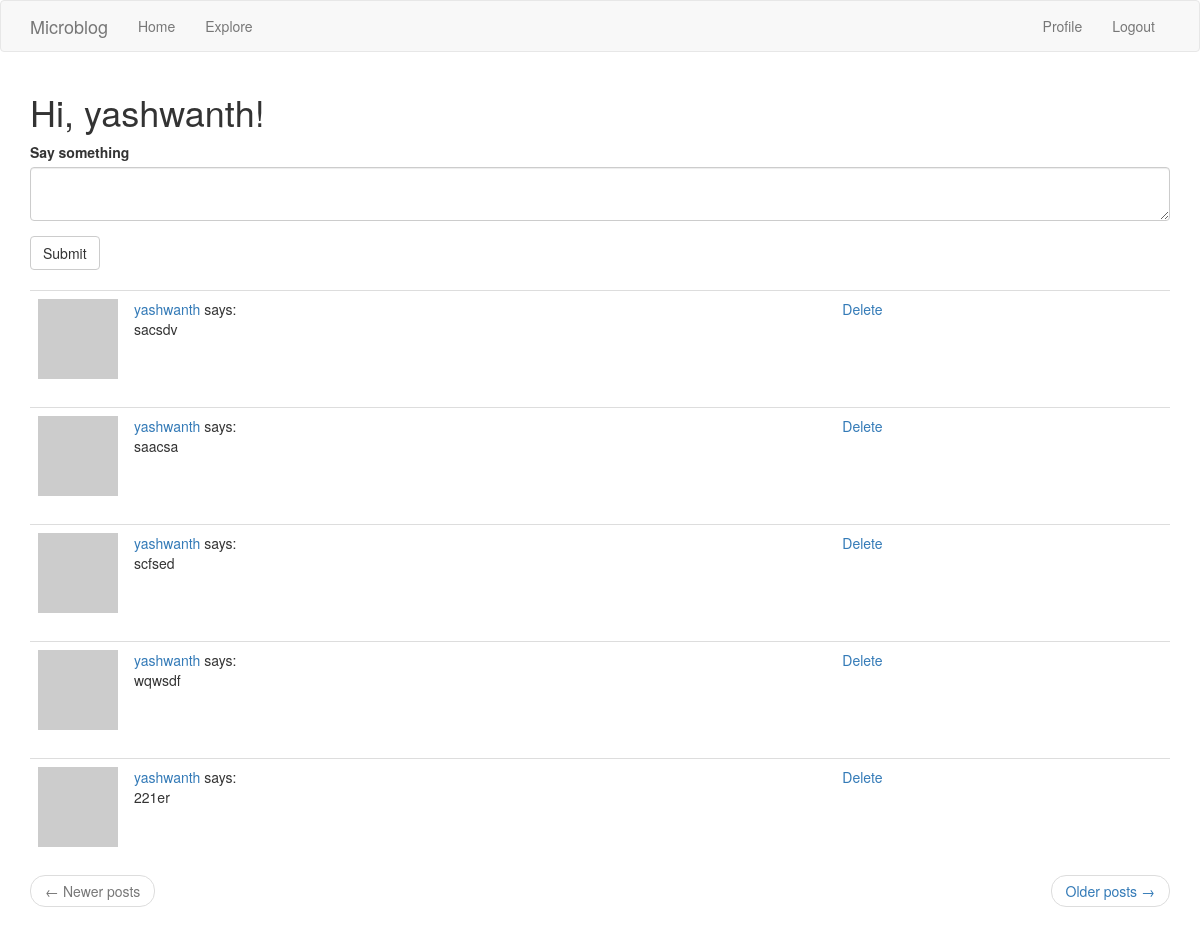
Page /index (signed in) on the committed database.
### app/models.py (models this page shows, shortened)
class User(UserMixin, db.Model):
    id = db.Column(db.Integer, primary_key=True)
    username = db.Column(db.String(64), index=True, unique=True)
    email = db.Column(db.String(120), index=True, unique=True)
    password_hash = db.Column(db.String(128))
    posts = db.relationship('Post', backref='author', lazy='dynamic')
    about_me = db.Column(db.String(140))
    last_seen = db.Column(db.DateTime, default=datetime.utcnow)
    followed = db.relationship(
        'User', secondary=followers,
        primaryjoin=(followers.c.follower_id == id),
        secondaryjoin=(followers.c.followed_id == id),
        backref=db.backref('followers', lazy='dynamic'), lazy='dynamic')
    def avatar(self, size):
        digest = md5(self.email.lower().encode('utf-8')).hexdigest()
        return 'https://www.gravatar.com/avatar/{}?d=identicon&s={}'.format(
            digest, size)
    def followed_posts(self):
        followed = Post.query.join(
            followers, (followers.c.followed_id == Post.user_id)).filter(
                followers.c.follower_id == self.id)
        own = Post.query.filter_by(user_id=self.id)
        return followed.union(own).order_by(Post.timestamp.desc())

class Post(db.Model):
    __searchable__ = ['body']
    id = db.Column(db.Integer, primary_key=True)
    body = db.Column(db.String(140))
    timestamp = db.Column(db.DateTime, index=True, default=datetime.utcnow)
    user_id = db.Column(db.Integer, db.ForeignKey('user.id'))

### app/routes.py (the view)
@app.route('/', methods=['GET', 'POST'])
@app.route('/index', methods=['GET', 'POST'])
@login_required
def index():
    form = PostForm()
    if form.validate_on_submit():
        post = Post(body=form.post.data, author=current_user)
        db.session.add(post)
        db.session.commit()
        flash('Your post is now live!')
        return redirect(url_for('index'))
    page = request.args.get('page', 1, type=int)
    posts = current_user.followed_posts().paginate(
        page, app.config['POSTS_PER_PAGE'], False)
    next_url = url_for('index', page=posts.next_num) \
        if posts.has_next else None
    prev_url = url_for('index', page=posts.prev_num) \
        if posts.has_prev else None
    return render_template('index.html', title='Home', form=form,
                           posts=posts.items, next_url=next_url,
                           prev_url=prev_url)

### app/forms.py
class PostForm(FlaskForm):
    post = TextAreaField('Say something', validators=[DataRequired()])
    submit = SubmitField('Submit')

### app/models.py (called while the page is built)
@login.user_loader
def load_user(id):
    return User.query.get(int(id))

### app/routes.py (called while the page is built)
@app.before_request
def before_request():
    if current_user.is_authenticated:
        current_user.last_seen = datetime.utcnow()
        db.session.commit()

### app/templates/index.html
{% extends "base.html" %}
{% import 'bootstrap/wtf.html' as wtf %}
{% block app_content %}
    <h1>Hi, {{ current_user.username }}!</h1>
    {% if form %}
    {{ wtf.quick_form(form) }}
    <br>
    {% endif %}
    {% for post in posts %}
        {% include '_post.html' %}
    {% endfor %}
    <nav aria-label="...">
        <ul class="pager">
            <li class="previous{% if not prev_url %} disabled{% endif %}">
                <a href="{{ prev_url or '#' }}">
                    <span aria-hidden="true">&larr;</span> Newer posts
                </a>
            </li>
            <li class="next{% if not next_url %} disabled{% endif %}">
                <a href="{{ next_url or '#' }}">
                    Older posts <span aria-hidden="true">&rarr;</span>
                </a>
            </li>
        </ul>
    </nav>
{% endblock %}

### app/templates/base.html (shortened to what this page needs)
{% extends 'bootstrap/base.html' %}
{% block navbar %}
    <nav class="navbar navbar-default">
        <div class="container">
            <div class="navbar-header">
                <a class="navbar-brand" href="{{ url_for('index') }}">Microblog</a>
            </div>
            <div class="collapse navbar-collapse" id="bs-example-navbar-collapse-1">
                <ul class="nav navbar-nav">
                    <li><a href="{{ url_for('index') }}">Home</a></li>
                    <li><a href="{{ url_for('explore') }}">Explore</a></li>
                </ul>
                <ul class="nav navbar-nav navbar-right">
                    {% if current_user.is_anonymous %}
                    <li><a href="{{ url_for('login') }}">Login</a></li>
                    {% else %}
                    <li><a href="{{ url_for('user', username=current_user.username) }}">Profile</a></li>
                    <li><a href="{{ url_for('logout') }}">Logout</a></li>
                    {% endif %}
                </ul>
            </div>
        </div>
    </nav>
{% endblock %}
{% block content %}
    <div class="container">
        {% block app_content %}{% endblock %}
    </div>
{% endblock %}

### app/templates/_post.html
<table class="table table-hover">
        <tr>
            <td width="70px">
                <a href="{{ url_for('user', username=post.author.username) }}">
                    <img src="{{ post.author.avatar(70) }}" />
                </a>
            </td>
            <td>
                <a href="{{ url_for('user', username=post.author.username) }}">
                    {{ post.author.username }}
                </a>
                says:
                <br>
                {{ post.body }}
            </td>
            <td>
              {% if post.author == current_user %}
                 <a href="{{ url_for('delete', id=post.id) }}">{{ ('Delete') }}</a>
                 {% endif %}
                 </td>
        </tr>
    </table>

### rows in the picture
User: username "yashwanth"
Post: author.username "yashwanth", body "sacsdv", value "Delete"
Post: author.username "yashwanth", body "saacsa", value "Delete"
Post: author.username "yashwanth", body "scfsed", value "Delete"
Post: author.username "yashwanth", body "wqwsdf", value "Delete"
Post: author.username "yashwanth", body "221er", value "Delete"
